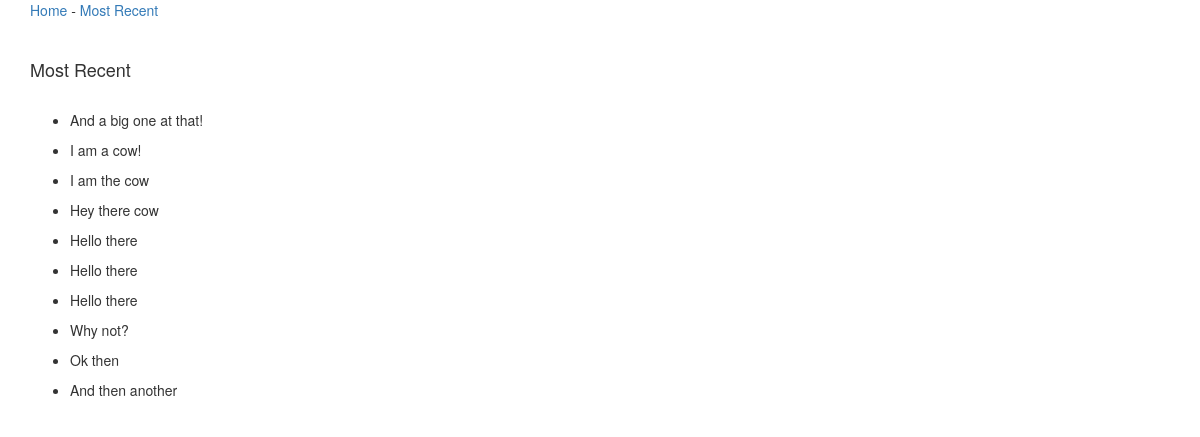
The page /history/ on the database its author committed.
### homepage/models.py (models this page shows)
class Text_line(models.Model):
    Text = models.CharField(max_length=100)
    def __str__(self):
        return f'{self.Text}'

### homepage/views.py (the view)
# urls.py: path('history/', views.history_view, name='history'),
def history_view(request):
    history_list = []
    for line in Text_line.objects.all():
        history_list.append(line)
    history_list = history_list[::-1][:10]
    return render(request, "history.html", {"history_list": history_list})

### templates/history.html (shortened to what this page needs)
<link rel="stylesheet" href="https://maxcdn.bootstrapcdn.com/bootstrap/3.3.7/css/bootstrap.min.css">
<link rel="stylesheet" href="https://maxcdn.bootstrapcdn.com/bootstrap/3.3.7/css/bootstrap-theme.min.css">
<div class="container">
    <p><a href="/">Home</a> - <a href="/history/">Most Recent</a></p>
    <br>
    <h4>Most Recent</h4>
    <br>
    <ul>
        {% for text_line in history_list %}
        <li>
            <p>{{ text_line }}</p>
        </li>
        {% endfor %}
    </ul>
</div>

### rows shown on the page
Text_line: Text "And a big one at that!"
Text_line: Text "I am a cow!"
Text_line: Text "I am the cow"
Text_line: Text "Hey there cow"
Text_line: Text "Hello there"
Text_line: Text "Hello there"
Text_line: Text "Hello there"
Text_line: Text "Why not?"
Text_line: Text "Ok then"
Text_line: Text "And then another"
